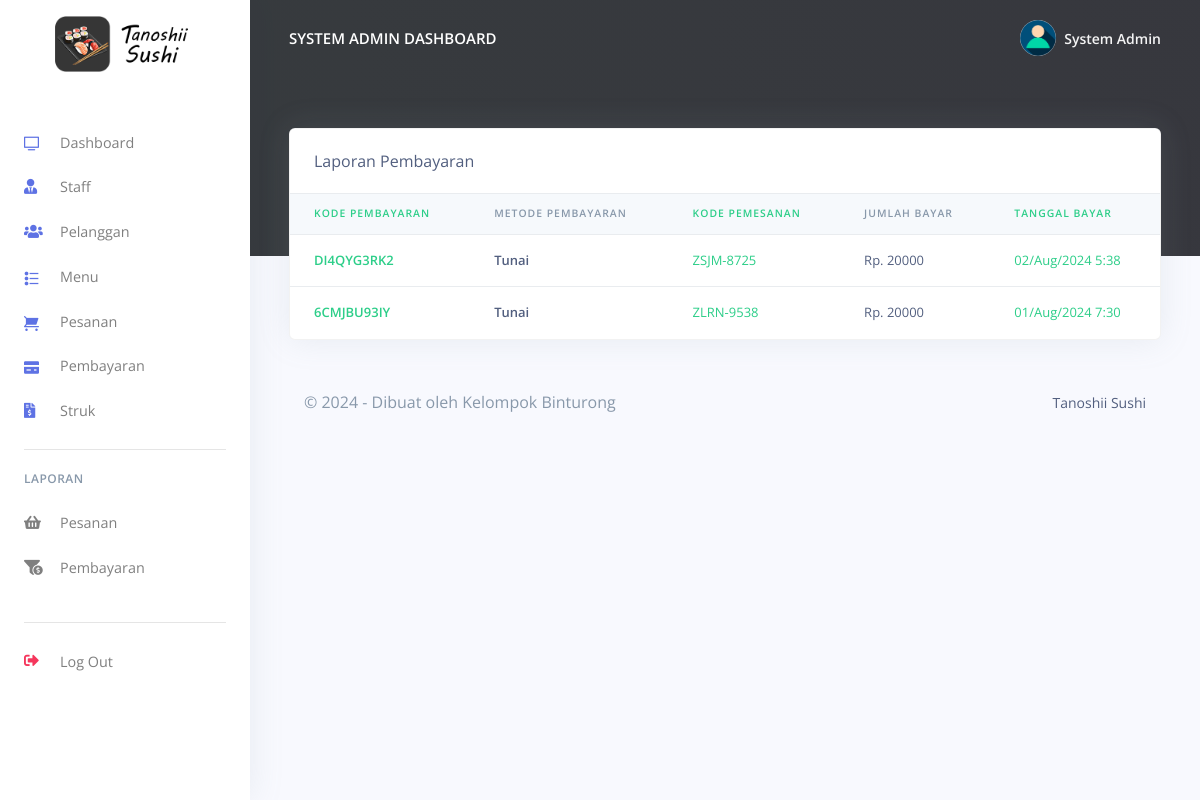
The page /Resto/admin/laporan_pembayaran.php (signed in) on the database as committed earlier.
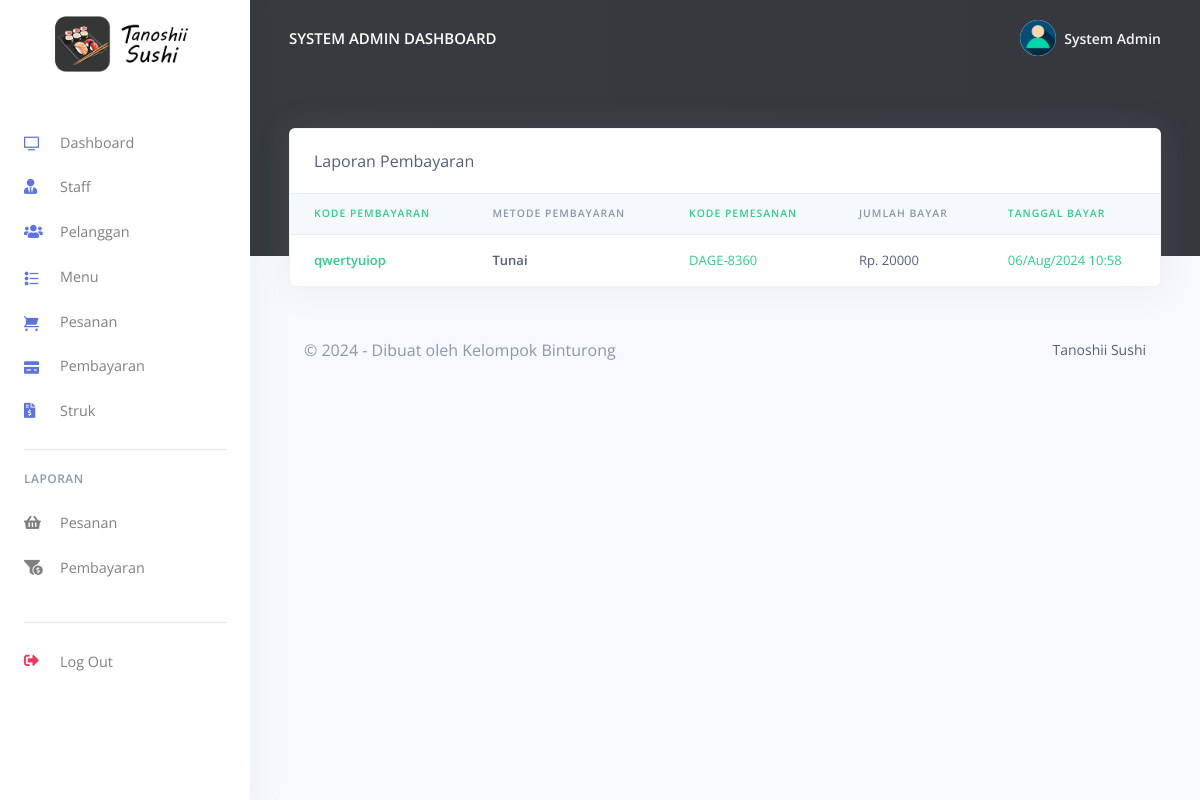
The same page on the database as committed later.
### tables this page shows
CREATE TABLE `pembayaran` (
  `id_pembayaran` varchar(200) NOT NULL,
  `kode_pembayaran` varchar(200) DEFAULT NULL,
  `kode_pesanan` varchar(200) NOT NULL,
  `id_pelanggan` varchar(200) NOT NULL,
  `harga_pembayaran` varchar(200) NOT NULL,
  `metode_pembayaran` varchar(200) NOT NULL,
  `created_at` timestamp(6) NOT NULL DEFAULT current_timestamp(6) ON UPDATE current_timestamp(6)
);

### Resto/admin/laporan_pembayaran.php (the view, shortened to what the changed rows need)
<?php
include('config/config.php');
require_once('partials/_head.php');
?>
<body>
    <?php
    require_once('partials/_sidebar.php');
    ?>
    <div class="main-content">
        <?php
        require_once('partials/_topnav.php');
        ?>
        <div class="container-fluid mt--8">
            <div class="row">
                <div class="col">
                    <div class="card shadow">
                        <div class="table-responsive">
                            <table class="table align-items-center table-flush">
                                <thead class="thead-light">
                                    <tr>
                                        <th class="text-success" scope="col">Kode Pembayaran</th>
                                        <th scope="col">Metode Pembayaran</th>
                                        <th class="text-success" scope="col">Kode Pemesanan</th>
                                        <th scope="col">Jumlah Bayar</th>
                                        <th class="text-success" scope="col">Tanggal Bayar</th>
                                    </tr>
                                </thead>
                                <tbody>
                                    <?php
                                    $ret = "SELECT * FROM  pembayaran ORDER BY `created_at` DESC ";
                                    $stmt = $mysqli->prepare($ret);
                                    $stmt->execute();
                                    $res = $stmt->get_result();
                                    while ($payment = $res->fetch_object()) {
                                    ?>
                                        <tr>
                                            <th class="text-success" scope="row">
                                                <?php echo $payment->kode_pembayaran; ?>
                                            </th>
                                            <th scope="row">
                                                <?php echo $payment->metode_pembayaran; ?>
                                            </th>
                                            <td class="text-success">
                                                <?php echo $payment->kode_pesanan; ?>
                                            </td>
                                            <td>
                                                Rp. <?php echo $payment->harga_pembayaran; ?>
                                            </td>
                                            <td class="text-success">
                                                <?php echo date('d/M/Y g:i', strtotime($payment->created_at)) ?>
                                            </td>
                                        </tr>
                                    <?php } ?>
                                </tbody>
                            </table>
                        </div>
                    </div>
                </div>
            </div>
        </div>
    </div>
</body>
</html>

### Resto/admin/partials/_sidebar.php (shortened to what the changed rows need)
<?php
$id_admin = $_SESSION['id_admin'];
$ret = "SELECT * FROM  admin  WHERE id_admin = '$id_admin'";
$stmt = $mysqli->prepare($ret);
$stmt->execute();
$res = $stmt->get_result();
while ($admin = $res->fetch_object()) {
?>
  <nav class="navbar navbar-vertical fixed-left navbar-expand-md navbar-light bg-white" id="sidenav-main">
    <div class="container-fluid">
      <a class="navbar-brand pt-0" href="dashboard.php">
        <img src="assets/img/brand/logo.png" class="navbar-brand-img" alt="...">
      </a>
      <div class="collapse navbar-collapse" id="sidenav-collapse-main">
        <ul class="navbar-nav">
          <li class="nav-item">
            <a class="nav-link" href="dashboard.php">
              <i class="ni ni-tv-2 text-primary"></i> Dashboard
            </a>
          </li>
          <li class="nav-item">
            <a class="nav-link" href="staff.php">
              <i class="fas fa-user-tie text-primary"></i> Staff
            </a>
          </li>
          <li class="nav-item">
            <a class="nav-link" href="pelanggan.php">
              <i class="fas fa-users text-primary"></i> Pelanggan
            </a>
          </li>
          <li class="nav-item">
            <a class="nav-link" href="menu.php">
              <i class="ni ni-bullet-list-67 text-primary"></i>Menu
            </a>
          </li>
          <li class="nav-item">
            <a class="nav-link" href="pesanan.php">
              <i class="ni ni-cart text-primary"></i> Pesanan
            </a>
          </li>
          <li class="nav-item">
            <a class="nav-link" href="pembayaran.php">
              <i class="ni ni-credit-card text-primary"></i> Pembayaran
            </a>
          </li>
          <li class="nav-item">
            <a class="nav-link" href="struk.php">
              <i class="fas fa-file-invoice-dollar text-primary"></i> Struk
            </a>
          </li>
        </ul>
        <hr class="my-3">
        <h6 class="navbar-heading text-muted">Laporan</h6>
        <ul class="navbar-nav mb-md-3">
          <li class="nav-item">
            <a class="nav-link" href="laporan_pesanan.php">
              <i class="fas fa-shopping-basket"></i> Pesanan
            </a>
          </li>
          <li class="nav-item">
            <a class="nav-link" href="laporan_pembayaran.php">
              <i class="fas fa-funnel-dollar"></i> Pembayaran
            </a>
          </li>
        </ul>
        <hr class="my-3">
        <ul class="navbar-nav mb-md-3">
          <li class="nav-item">
            <a class="nav-link" href="logout.php">
              <i class="fas fa-sign-out-alt text-danger"></i> Log Out
            </a>
          </li>
        </ul>
      </div>
    </div>
  </nav>
<?php } ?>

### Resto/admin/partials/_topnav.php (shortened to what the changed rows need)
<?php
$id_admin = $_SESSION['id_admin'];
$ret = "SELECT * FROM  admin  WHERE id_admin = '$id_admin'";
$stmt = $mysqli->prepare($ret);
$stmt->execute();
$res = $stmt->get_result();
while ($admin = $res->fetch_object()) {
?>
    <nav class="navbar navbar-top navbar-expand-md navbar-dark" id="navbar-main">
        <div class="container-fluid">
            <a class="h4 mb-0 text-white text-uppercase d-none d-lg-inline-block" href="dashboard.php"><?php echo $admin->nama_admin; ?> Dashboard</a>
            <ul class="navbar-nav align-items-center d-none d-md-flex">
                <li class="nav-item dropdown">
                    <a class="nav-link pr-0" href="#" role="button" data-toggle="dropdown" aria-haspopup="true" aria-expanded="false">
                        <div class="media align-items-center">
                            <span class="avatar avatar-sm rounded-circle">
                                <img alt="Image placeholder" src="assets/img/theme/user-a-min.png">
                            </span>
                            <div class="media-body ml-2 d-none d-lg-block">
                                <span class="mb-0 text-sm  font-weight-bold"><?php echo $admin->nama_admin; ?></span>
                            </div>
                        </div>
                    </a>
                </li>
            </ul>
        </div>
    </nav>
<?php } ?>

Rows that differ between the two databases and show on the page:
removed pembayaran: kode_pembayaran "DI4QYG3RK2", metode_pembayaran "Tunai", kode_pesanan "ZSJM-8725", harga_pembayaran "20000", created_at "02/Aug/2024 5:38"
removed pembayaran: kode_pembayaran "6CMJBU93IY", metode_pembayaran "Tunai", kode_pesanan "ZLRN-9538", harga_pembayaran "20000", created_at "01/Aug/2024 7:30"
added pembayaran: kode_pembayaran "qwertyuiop", metode_pembayaran "Tunai", kode_pesanan "DAGE-8360", harga_pembayaran "20000", created_at "06/Aug/2024 10:58"
